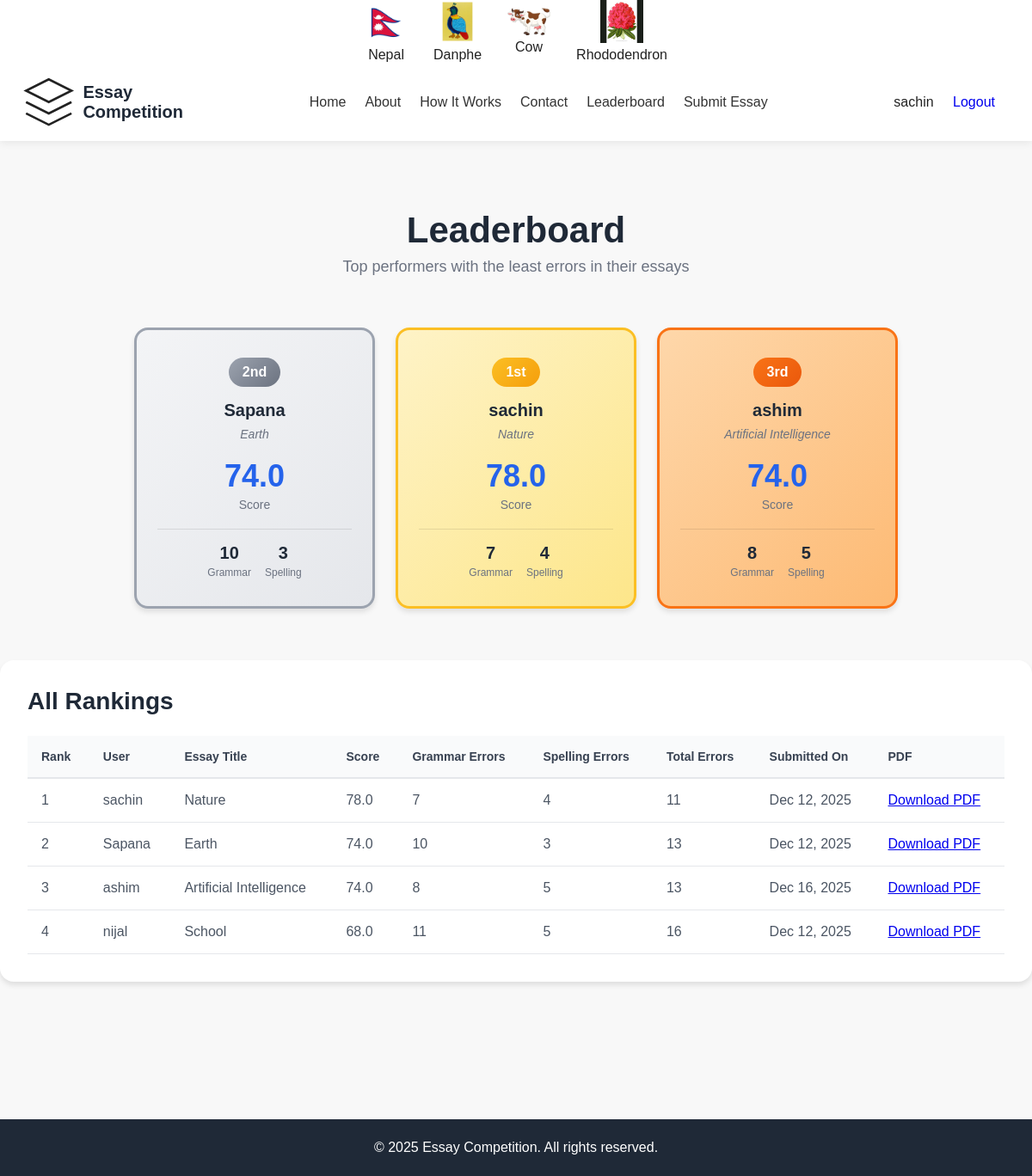
Screenshot of /leaderboard/ (signed in) with the database file from the repository.
### home/models.py (models this page shows, shortened)
class CustomUser(AbstractBaseUser, PermissionsMixin):
    username = models.CharField(max_length=150, unique=True)
    password = models.CharField(max_length=128)
    identydoc = models.FileField(upload_to='user_docs/', blank=True, null=True)
    DOB = models.DateField(null=True, blank=True)
    status = models.CharField(max_length=20, default="active")
    created_at = models.DateTimeField(auto_now_add=True)
    update_at = models.DateTimeField(auto_now=True)
    is_active = models.BooleanField(default=True)
    is_staff = models.BooleanField(default=False)
    USERNAME_FIELD = 'username'
    REQUIRED_FIELDS = []
    objects = CustomUserManager()

class Essay(models.Model):
    user = models.ForeignKey(settings.AUTH_USER_MODEL, on_delete=models.CASCADE)
    title = models.CharField(max_length=255)
    topic = models.CharField(max_length=100, blank=True, null=True)
    content = models.TextField()
    grammar_errors = models.PositiveIntegerField(default=0)
    spelling_errors = models.PositiveIntegerField(default=0)
    total_errors = models.PositiveIntegerField(default=0)
    score = models.FloatField(default=0)
    pdf_file = models.FileField(upload_to="essays/pdfs/", blank=True, null=True)
    is_approved = models.BooleanField(default=False)
    is_rejected = models.BooleanField(default=False)
    created_at = models.DateTimeField(auto_now_add=True)

### home/views.py (the view)
# urls.py: path('leaderboard/', views.leaderboard, name='leaderboard'),
def leaderboard(request):
    essays = Essay.objects.filter(is_approved=True).order_by('-score', 'total_errors', 'created_at')
    return render(request, "leaderboard.html", {"essays": essays})

### home/templates/leaderboard.html
{% extends "base.html" %}
{% load static %}
{% block extra_css %}
<link rel="stylesheet" href="{% static 'css/leaderboard.css' %}">
{% endblock %}
{% block content %}
<main class="main-content leaderboard-page">
    <div class="container">
        <div class="page-header">
            <h1>Leaderboard</h1>
            <p class="page-description">Top performers with the least errors in their essays</p>
        </div>
        {% if essays %}
        <div class="podium-section">
            <div class="podium">
                {% for essay in essays|slice:":3" %}
                {% if forloop.counter == 1 %}
                <div class="podium-item first">
                    <div class="rank-badge gold"><span>1st</span></div>
                    {% elif forloop.counter == 2 %}
                    <div class="podium-item second">
                        <div class="rank-badge silver"><span>2nd</span></div>
                        {% else %}
                        <div class="podium-item third">
                            <div class="rank-badge bronze"><span>3rd</span></div>
                            {% endif %}
                            <h3>{{ essay.user.username }}</h3>
                            <p class="essay-title">{{ essay.title|truncatewords:5 }}</p>
                            <div class="score-info">
                                <span class="score">{{ essay.score }}</span>
                                <span class="score-label">Score</span>
                            </div>
                            <div class="error-stats">
                                <div class="error-item">
                                    <span class="error-count">{{ essay.grammar_errors }}</span>
                                    <span class="error-type">Grammar</span>
                                </div>
                                <div class="error-item">
                                    <span class="error-count">{{ essay.spelling_errors }}</span>
                                    <span class="error-type">Spelling</span>
                                </div>
                            </div>
                        </div>
                        {% endfor %}
                    </div>
                </div>
                {% endif %}
                <div class="leaderboard-table-section">
                    <h2>All Rankings</h2>
                    {% if essays %}
                    <div class="table-wrapper">
                        <table class="leaderboard-table">
                            <thead>
                                <tr>
                                    <th>Rank</th>
                                    <th>User</th>
                                    <th>Essay Title</th>
                                    <th>Score</th>
                                    <th>Grammar Errors</th>
                                    <th>Spelling Errors</th>
                                    <th>Total Errors</th>
                                    <th>Submitted On</th>
                                    <th>PDF</th>
                                </tr>
                            </thead>
                            <tbody>
                                {% for essay in essays %}
                                <tr>
                                    <td>{{ forloop.counter }}</td>
                                    <td>{{ essay.user.username }}</td>
                                    <td>{{ essay.title }}</td>
                                    <td>{{ essay.score }}</td>
                                    <td>{{ essay.grammar_errors }}</td>
                                    <td>{{ essay.spelling_errors }}</td>
                                    <td>{{ essay.total_errors }}</td>
                                    <td>{{ essay.created_at|date:"M d, Y" }}</td>
                                    <td>
                                        {% if essay.pdf_file %}
                                        <a href="{{ essay.pdf_file.url }}" download>Download PDF</a>
                                        {% else %}
                                        N/A
                                        {% endif %}
                                    </td>
                                </tr>
                                {% endfor %}
                            </tbody>
                        </table>
                    </div>
                    {% else %}
                    <div class="empty-state">
                        <h3>No Essays Yet</h3>
                        <p>Be the first to submit an essay and top the leaderboard!</p>
                        <a href="{% url 'submit_essay' %}" class="btn-primary">Submit Essay</a>
                    </div>
                    {% endif %}
                </div>
            </div>
</main>
{% endblock %}

### home/templates/base.html (shortened to what this page needs)
{% load static %}
<!DOCTYPE html>
<html lang="en">
<head>
    <link rel="stylesheet" href="{% static 'css/base.css' %}">
    {% block extra_css %}{% endblock %}
</head>
<body>
    <header class="header" id="header">
        <div class="symbols-container">
            <div class="symbol-item">
                <img src="{% static 'images/nepalflag.png' %}" alt="Nepal Flag" class="symbol-img">
                <span class="symbol-label">Nepal</span>
            </div>
            <div class="symbol-item">
                <img src="{% static 'images/danphe.png' %}" alt="Danphe" class="symbol-img">
                <span class="symbol-label">Danphe</span>
            </div>
            <div class="symbol-item">
                <img src="{% static 'images/cow.png' %}" alt="Cow" class="symbol-img">
                <span class="symbol-label">Cow</span>
            </div>
            <div class="symbol-item">
                <img src="{% static 'images/rhododendron.png' %}" alt="Rhododendron" class="symbol-img">
                <span class="symbol-label">Rhododendron</span>
            </div>
        </div>
        <nav class="navbar">
            <div class="logo">
                <svg class="logo-icon" viewBox="0 0 24 24" fill="none" stroke="currentColor">
                    <path d="M12 2L2 7l10 5 10-5-10-5z" />
                    <path d="M2 17l10 5 10-5M2 12l10 5 10-5" />
                </svg>
                <span class="logo-text">Essay Competition</span>
            </div>
            <div class="nav-menu" id="navMenu">
                <a href="{% url 'home' %}" class="nav-link">Home</a>
                <a href="#about" class="nav-link">About</a>
                <a href="#how-it-works" class="nav-link">How It Works</a>
                <a href="#contact" class="nav-link">Contact</a>
                <a href="{% url 'leaderboard' %}" class="nav-link">Leaderboard</a>
                <a href="{% url 'essay' %}" class="nav-link">Submit Essay</a>
            </div>
            <div class="nav-buttons">
                {% if request.user.is_authenticated %}
                <span> {{ request.user.username }}</span>
                <a href="{% url 'logout' %}" class="btn-logout"
                    onclick="return confirm('Are you sure you want to logout?');">
                    Logout
                </a>
                {% else %}
                <a href="{% url 'login' %}" class="btn-login">Login</a>
                {% endif %}
            </div>
        </nav>
    </header>
    <main class="main-content">
        {% block content %}{% endblock %}
    </main>
    <footer class="footer">
        <div class="container">
            <p>&copy; 2025 Essay Competition. All rights reserved.</p>
        </div>
    </footer>
</body>
</html>

### home/static/css/base.css (style rules this page uses)
body { font-family: "Poppins", Arial, sans-serif; background: #f8f8f8; color: #222; scroll-behavior: smooth; }
.header { background: white; box-shadow: 0 2px 10px rgba(0, 0, 0, 0.08); position: sticky; top: 0; z-index: 1000; }
.symbols-container { display: flex; align-items: center; justify-content: center; gap: 30px; flex-wrap: nowrap; }
.symbol-item { display: flex; flex-direction: column; align-items: center; text-align: center; gap: 5px; }
.symbol-img { width: 50px; height: auto; object-fit: contain; }
.navbar { display: flex; align-items: center; justify-content: space-between; padding: 14px 25px; }
.logo { display: flex; align-items: center; gap: 8px; font-weight: 600; font-size: 18px; }
.logo-text { font-size: 20px; font-weight: bold; color: #1f2937; }
.nav-menu { display: flex; gap: 22px; }
.nav-link { text-decoration: none; color: #333; font-weight: 500; transition: 0.2s; }
.nav-buttons a { padding: 8px 18px; text-decoration: none; border-radius: 5px; font-weight: 500; }
.footer { background: #222; color: white; padding: 25px 0; text-align: center; }
.main-content { padding: 40px 0 80px; min-height: calc(100vh - 140px); }

### home/static/css/leaderboard.css (style rules this page uses)
* { margin: 0; padding: 0; box-sizing: border-box; }
body { font-family: "Poppins", Arial, sans-serif; background: #f8f8f8; color: #222; scroll-behavior: smooth; }
.main-content { padding: 40px 0 80px; min-height: calc(100vh - 140px); }
.page-header { text-align: center; margin-bottom: 60px; }
.page-header h1 { font-size: 42px; color: #1f2937; margin-bottom: 8px; }
.page-description { color: #6b7280; font-size: 18px; }
.podium-section { margin-bottom: 60px; }
.podium { display: flex; align-items: flex-end; justify-content: center; gap: 24px; flex-wrap: wrap; max-width: 1000px; margin: 0 auto; }
.podium-item { background: white; border-radius: 16px; padding: 32px 24px; text-align: center; transition: all 0.3s; box-shadow: 0 4px 6px rgba(0, 0, 0, 0.1); position: relative; width: 280px; }
.podium-item.first { order: 2; background: linear-gradient(135deg, #fef3c7, #fde68a); border: 3px solid #fbbf24; }
.podium-item.second { order: 1; background: linear-gradient(135deg, #f3f4f6, #e5e7eb); border: 3px solid #9ca3af; }
.podium-item.third { order: 3; background: linear-gradient(135deg, #fed7aa, #fdba74); border: 3px solid #f97316; }
.rank-badge { display: inline-flex; align-items: center; gap: 8px; padding: 8px 16px; border-radius: 20px; font-weight: bold; margin-bottom: 16px; font-size: 16px; }
.rank-badge.gold { background: linear-gradient(135deg, #fbbf24, #f59e0b); color: white; }
.rank-badge.silver { background: linear-gradient(135deg, #9ca3af, #6b7280); color: white; }
.rank-badge.bronze { background: linear-gradient(135deg, #f97316, #ea580c); color: white; }
.podium-item h3 { font-size: 20px; color: #1f2937; margin-bottom: 8px; }
.essay-title { color: #6b7280; font-size: 14px; margin-bottom: 16px; font-style: italic; }
.score-info { margin: 20px 0; }
.score { display: block; font-size: 36px; font-weight: bold; color: #2563eb; }
.score-label { display: block; color: #6b7280; font-size: 14px; margin-top: 4px; }
.error-stats { display: flex; gap: 16px; justify-content: center; padding-top: 16px; border-top: 1px solid rgba(0, 0, 0, 0.1); }
.error-item { display: flex; flex-direction: column; align-items: center; }
.error-count { font-size: 20px; font-weight: bold; color: #1f2937; }
.error-type { font-size: 12px; color: #6b7280; margin-top: 4px; }
.leaderboard-table-section { background: white; border-radius: 16px; padding: 32px; box-shadow: 0 4px 6px rgba(0, 0, 0, 0.1); }
.leaderboard-table-section h2 { font-size: 28px; color: #1f2937; margin-bottom: 24px; }
.table-wrapper { overflow-x: auto; }
.leaderboard-table { width: 100%; border-collapse: collapse; }
.leaderboard-table thead { background: #f9fafb; }
.leaderboard-table th { padding: 16px; text-align: left; font-weight: 600; color: #374151; font-size: 14px; border-bottom: 2px solid #e5e7eb; }
.leaderboard-table tbody tr { border-bottom: 1px solid #e5e7eb; transition: background 0.3s; }
.leaderboard-table td { padding: 16px; color: #4b5563; }
.footer { background: #1f2937; color: white; padding: 24px 0; text-align: center; margin-top: auto; }

### rows the page displays
CustomUser: user.username "sachin"
Essay: shows "1st", user.username "sachin", title "Nature", score "78.0", grammar_errors "7", spelling_errors "4", total_errors "11", created_at "Dec 12, 2025"
Essay: shows "2nd", user.username "Sapana", title "Earth", score "74.0", grammar_errors "10", spelling_errors "3", total_errors "13", created_at "Dec 12, 2025"
Essay: shows "3rd", user.username "ashim", title "Artificial Intelligence", score "74.0", grammar_errors "8", spelling_errors "5", total_errors "13", created_at "Dec 16, 2025"
Essay: user.username "nijal", title "School", score "68.0", grammar_errors "11", spelling_errors "5", total_errors "16", created_at "Dec 12, 2025"
